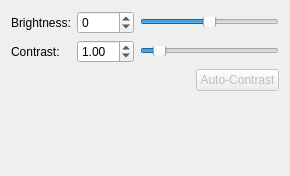
<?xml version="1.0" encoding="UTF-8"?>
<ui version="4.0">
 <class>BrightnessContrast</class>
 <widget class="QWidget" name="BrightnessContrast">
  <property name="geometry">
   <rect>
    <x>0</x>
    <y>0</y>
    <width>290</width>
    <height>176</height>
   </rect>
  </property>
  <property name="windowTitle">
   <string>Form</string>
  </property>
  <layout class="QVBoxLayout" name="verticalLayout">
   <item>
    <layout class="QGridLayout" name="gridLayout">
     <item row="1" column="0">
      <widget class="QLabel" name="label_2">
       <property name="text">
        <string>Contrast:</string>
       </property>
      </widget>
     </item>
     <item row="0" column="1">
      <widget class="QSpinBox" name="spinBox">
       <property name="minimum">
        <number>-255</number>
       </property>
       <property name="maximum">
        <number>255</number>
       </property>
      </widget>
     </item>
     <item row="0" column="0">
      <widget class="QLabel" name="label">
       <property name="text">
        <string>Brightness:</string>
       </property>
      </widget>
     </item>
     <item row="1" column="2">
      <widget class="QSlider" name="horizontalSlider_2">
       <property name="maximumSize">
        <size>
         <width>16777215</width>
         <height>10</height>
        </size>
       </property>
       <property name="minimum">
        <number>0</number>
       </property>
       <property name="maximum">
        <number>1000</number>
       </property>
       <property name="value">
        <number>100</number>
       </property>
       <property name="orientation">
        <enum>Qt::Horizontal</enum>
       </property>
       <property name="invertedAppearance">
        <bool>false</bool>
       </property>
       <property name="invertedControls">
        <bool>false</bool>
       </property>
      </widget>
     </item>
     <item row="0" column="2">
      <widget class="QSlider" name="horizontalSlider">
       <property name="maximumSize">
        <size>
         <width>16777215</width>
         <height>10</height>
        </size>
       </property>
       <property name="minimum">
        <number>-255</number>
       </property>
       <property name="maximum">
        <number>255</number>
       </property>
       <property name="orientation">
        <enum>Qt::Horizontal</enum>
       </property>
      </widget>
     </item>
     <item row="1" column="1">
      <widget class="QDoubleSpinBox" name="doubleSpinBox">
       <property name="maximum">
        <double>10.000000000000000</double>
       </property>
       <property name="singleStep">
        <double>0.010000000000000</double>
       </property>
       <property name="value">
        <double>1.000000000000000</double>
       </property>
      </widget>
     </item>
    </layout>
   </item>
   <item>
    <layout class="QHBoxLayout" name="horizontalLayout">
     <item>
      <spacer name="horizontalSpacer">
       <property name="orientation">
        <enum>Qt::Horizontal</enum>
       </property>
       <property name="sizeHint" stdset="0">
        <size>
         <width>40</width>
         <height>20</height>
        </size>
       </property>
      </spacer>
     </item>
     <item>
      <widget class="QPushButton" name="pushButton">
       <property name="enabled">
        <bool>false</bool>
       </property>
       <property name="text">
        <string>Auto-Contrast</string>
       </property>
      </widget>
     </item>
    </layout>
   </item>
   <item>
    <spacer name="verticalSpacer">
     <property name="orientation">
      <enum>Qt::Vertical</enum>
     </property>
     <property name="sizeHint" stdset="0">
      <size>
       <width>20</width>
       <height>40</height>
      </size>
     </property>
    </spacer>
   </item>
  </layout>
 </widget>
 <resources/>
 <connections/>
</ui>
